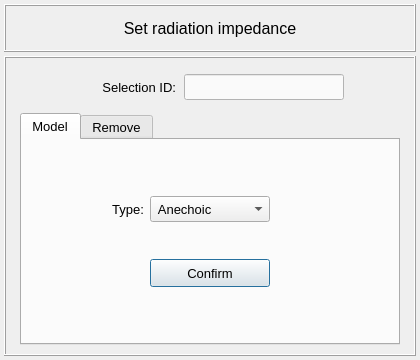
<?xml version="1.0" encoding="UTF-8"?>
<ui version="4.0">
 <class>Dialog</class>
 <widget class="QDialog" name="Dialog">
  <property name="windowModality">
   <enum>Qt::WindowModal</enum>
  </property>
  <property name="geometry">
   <rect>
    <x>0</x>
    <y>0</y>
    <width>420</width>
    <height>360</height>
   </rect>
  </property>
  <property name="sizePolicy">
   <sizepolicy hsizetype="Fixed" vsizetype="Fixed">
    <horstretch>0</horstretch>
    <verstretch>0</verstretch>
   </sizepolicy>
  </property>
  <property name="minimumSize">
   <size>
    <width>420</width>
    <height>360</height>
   </size>
  </property>
  <property name="maximumSize">
   <size>
    <width>420</width>
    <height>360</height>
   </size>
  </property>
  <property name="font">
   <font>
    <pointsize>11</pointsize>
    <weight>50</weight>
    <bold>false</bold>
   </font>
  </property>
  <property name="contextMenuPolicy">
   <enum>Qt::DefaultContextMenu</enum>
  </property>
  <property name="windowTitle">
   <string>Set radiation impedance</string>
  </property>
  <property name="whatsThis">
   <string/>
  </property>
  <layout class="QGridLayout" name="gridLayout_7">
   <property name="leftMargin">
    <number>4</number>
   </property>
   <property name="topMargin">
    <number>4</number>
   </property>
   <property name="rightMargin">
    <number>4</number>
   </property>
   <property name="bottomMargin">
    <number>4</number>
   </property>
   <property name="spacing">
    <number>4</number>
   </property>
   <item row="0" column="0">
    <widget class="QFrame" name="frame_title">
     <property name="minimumSize">
      <size>
       <width>0</width>
       <height>48</height>
      </size>
     </property>
     <property name="maximumSize">
      <size>
       <width>420</width>
       <height>48</height>
      </size>
     </property>
     <property name="frameShape">
      <enum>QFrame::Box</enum>
     </property>
     <property name="frameShadow">
      <enum>QFrame::Raised</enum>
     </property>
     <property name="lineWidth">
      <number>1</number>
     </property>
     <layout class="QGridLayout" name="gridLayout_6">
      <item row="0" column="0">
       <widget class="QLabel" name="label_title">
        <property name="font">
         <font>
          <family>MS Shell Dlg 2</family>
          <pointsize>12</pointsize>
          <weight>50</weight>
          <italic>false</italic>
          <bold>false</bold>
         </font>
        </property>
        <property name="text">
         <string>Set radiation impedance</string>
        </property>
        <property name="textFormat">
         <enum>Qt::AutoText</enum>
        </property>
        <property name="alignment">
         <set>Qt::AlignCenter</set>
        </property>
       </widget>
      </item>
     </layout>
    </widget>
   </item>
   <item row="1" column="0">
    <widget class="QFrame" name="frame_main">
     <property name="minimumSize">
      <size>
       <width>0</width>
       <height>0</height>
      </size>
     </property>
     <property name="maximumSize">
      <size>
       <width>420</width>
       <height>480</height>
      </size>
     </property>
     <property name="frameShape">
      <enum>QFrame::Box</enum>
     </property>
     <property name="frameShadow">
      <enum>QFrame::Raised</enum>
     </property>
     <layout class="QGridLayout" name="gridLayout_4">
      <item row="0" column="0">
       <widget class="QFrame" name="frame_selection_id">
        <property name="minimumSize">
         <size>
          <width>360</width>
          <height>40</height>
         </size>
        </property>
        <property name="maximumSize">
         <size>
          <width>380</width>
          <height>40</height>
         </size>
        </property>
        <property name="frameShape">
         <enum>QFrame::NoFrame</enum>
        </property>
        <property name="frameShadow">
         <enum>QFrame::Raised</enum>
        </property>
        <layout class="QGridLayout" name="gridLayout_5">
         <property name="leftMargin">
          <number>2</number>
         </property>
         <property name="topMargin">
          <number>2</number>
         </property>
         <property name="rightMargin">
          <number>2</number>
         </property>
         <property name="bottomMargin">
          <number>2</number>
         </property>
         <property name="horizontalSpacing">
          <number>8</number>
         </property>
         <property name="verticalSpacing">
          <number>2</number>
         </property>
         <item row="0" column="0">
          <spacer name="horizontalSpacer_3">
           <property name="orientation">
            <enum>Qt::Horizontal</enum>
           </property>
           <property name="sizeHint" stdset="0">
            <size>
             <width>40</width>
             <height>20</height>
            </size>
           </property>
          </spacer>
         </item>
         <item row="0" column="2">
          <widget class="QLineEdit" name="lineEdit_selection_id">
           <property name="minimumSize">
            <size>
             <width>160</width>
             <height>26</height>
            </size>
           </property>
           <property name="maximumSize">
            <size>
             <width>160</width>
             <height>26</height>
            </size>
           </property>
           <property name="font">
            <font>
             <family>MS Shell Dlg 2</family>
             <pointsize>10</pointsize>
             <weight>50</weight>
             <italic>false</italic>
             <bold>false</bold>
            </font>
           </property>
           <property name="focusPolicy">
            <enum>Qt::ClickFocus</enum>
           </property>
           <property name="styleSheet">
            <string notr="true">QLineEdit{color: rgb(0, 0, 0); background-color: rgb(250, 250, 250)}
QLineEdit:disabled{color: rgb(100, 100, 100); background-color: rgb(240, 240, 240)}</string>
           </property>
           <property name="alignment">
            <set>Qt::AlignCenter</set>
           </property>
          </widget>
         </item>
         <item row="0" column="1">
          <widget class="QLabel" name="label_2">
           <property name="minimumSize">
            <size>
             <width>100</width>
             <height>26</height>
            </size>
           </property>
           <property name="maximumSize">
            <size>
             <width>100</width>
             <height>26</height>
            </size>
           </property>
           <property name="font">
            <font>
             <family>MS Shell Dlg 2</family>
             <pointsize>10</pointsize>
             <weight>50</weight>
             <italic>false</italic>
             <bold>false</bold>
            </font>
           </property>
           <property name="text">
            <string>Selection ID:</string>
           </property>
           <property name="alignment">
            <set>Qt::AlignRight|Qt::AlignTrailing|Qt::AlignVCenter</set>
           </property>
          </widget>
         </item>
         <item row="0" column="3">
          <spacer name="horizontalSpacer_4">
           <property name="orientation">
            <enum>Qt::Horizontal</enum>
           </property>
           <property name="sizeHint" stdset="0">
            <size>
             <width>40</width>
             <height>20</height>
            </size>
           </property>
          </spacer>
         </item>
        </layout>
       </widget>
      </item>
      <item row="1" column="0">
       <widget class="QTabWidget" name="tabWidget_radiation_impedance">
        <property name="minimumSize">
         <size>
          <width>360</width>
          <height>0</height>
         </size>
        </property>
        <property name="maximumSize">
         <size>
          <width>380</width>
          <height>16777215</height>
         </size>
        </property>
        <property name="font">
         <font>
          <pointsize>10</pointsize>
         </font>
        </property>
        <property name="currentIndex">
         <number>0</number>
        </property>
        <widget class="QWidget" name="tab_model">
         <attribute name="title">
          <string>Model</string>
         </attribute>
         <layout class="QGridLayout" name="gridLayout_12">
          <property name="leftMargin">
           <number>2</number>
          </property>
          <property name="topMargin">
           <number>2</number>
          </property>
          <property name="rightMargin">
           <number>2</number>
          </property>
          <property name="bottomMargin">
           <number>2</number>
          </property>
          <property name="spacing">
           <number>2</number>
          </property>
          <item row="0" column="0">
           <widget class="QFrame" name="frame_8">
            <property name="minimumSize">
             <size>
              <width>0</width>
              <height>60</height>
             </size>
            </property>
            <property name="maximumSize">
             <size>
              <width>400</width>
              <height>160</height>
             </size>
            </property>
            <property name="font">
             <font>
              <pointsize>11</pointsize>
             </font>
            </property>
            <property name="frameShape">
             <enum>QFrame::NoFrame</enum>
            </property>
            <property name="frameShadow">
             <enum>QFrame::Raised</enum>
            </property>
            <layout class="QGridLayout" name="gridLayout">
             <property name="leftMargin">
              <number>0</number>
             </property>
             <property name="topMargin">
              <number>0</number>
             </property>
             <property name="rightMargin">
              <number>0</number>
             </property>
             <property name="bottomMargin">
              <number>0</number>
             </property>
             <property name="horizontalSpacing">
              <number>6</number>
             </property>
             <property name="verticalSpacing">
              <number>2</number>
             </property>
             <item row="0" column="1">
              <widget class="QLabel" name="label_18">
               <property name="minimumSize">
                <size>
                 <width>80</width>
                 <height>30</height>
                </size>
               </property>
               <property name="maximumSize">
                <size>
                 <width>80</width>
                 <height>30</height>
                </size>
               </property>
               <property name="font">
                <font>
                 <family>MS Shell Dlg 2</family>
                 <pointsize>10</pointsize>
                 <weight>50</weight>
                 <italic>false</italic>
                 <bold>false</bold>
                </font>
               </property>
               <property name="text">
                <string>Type:</string>
               </property>
               <property name="alignment">
                <set>Qt::AlignRight|Qt::AlignTrailing|Qt::AlignVCenter</set>
               </property>
              </widget>
             </item>
             <item row="0" column="2">
              <widget class="QComboBox" name="comboBox_radiation_impedance_type">
               <property name="minimumSize">
                <size>
                 <width>0</width>
                 <height>26</height>
                </size>
               </property>
               <property name="maximumSize">
                <size>
                 <width>16777215</width>
                 <height>26</height>
                </size>
               </property>
               <property name="font">
                <font>
                 <pointsize>10</pointsize>
                </font>
               </property>
               <property name="toolTip">
                <string>&lt;html&gt;&lt;head/&gt;&lt;body&gt;&lt;p&gt;Select the radiation impedance type&lt;/p&gt;&lt;/body&gt;&lt;/html&gt;</string>
               </property>
               <item>
                <property name="text">
                 <string> Anechoic</string>
                </property>
               </item>
               <item>
                <property name="text">
                 <string> Flanged</string>
                </property>
               </item>
               <item>
                <property name="text">
                 <string> Unflanged*</string>
                </property>
               </item>
              </widget>
             </item>
             <item row="0" column="3">
              <widget class="QFrame" name="frame">
               <property name="minimumSize">
                <size>
                 <width>80</width>
                 <height>0</height>
                </size>
               </property>
               <property name="maximumSize">
                <size>
                 <width>80</width>
                 <height>16777215</height>
                </size>
               </property>
               <property name="frameShape">
                <enum>QFrame::NoFrame</enum>
               </property>
               <property name="frameShadow">
                <enum>QFrame::Raised</enum>
               </property>
              </widget>
             </item>
             <item row="0" column="0">
              <spacer name="horizontalSpacer_2">
               <property name="orientation">
                <enum>Qt::Horizontal</enum>
               </property>
               <property name="sizeHint" stdset="0">
                <size>
                 <width>40</width>
                 <height>20</height>
                </size>
               </property>
              </spacer>
             </item>
             <item row="0" column="4">
              <spacer name="horizontalSpacer">
               <property name="orientation">
                <enum>Qt::Horizontal</enum>
               </property>
               <property name="sizeHint" stdset="0">
                <size>
                 <width>40</width>
                 <height>20</height>
                </size>
               </property>
              </spacer>
             </item>
             <item row="1" column="2">
              <widget class="QPushButton" name="confirm_radiation_impedance_button">
               <property name="minimumSize">
                <size>
                 <width>120</width>
                 <height>28</height>
                </size>
               </property>
               <property name="maximumSize">
                <size>
                 <width>120</width>
                 <height>28</height>
                </size>
               </property>
               <property name="font">
                <font>
                 <family>MS Shell Dlg 2</family>
                 <pointsize>10</pointsize>
                 <weight>50</weight>
                 <italic>false</italic>
                 <bold>false</bold>
                </font>
               </property>
               <property name="styleSheet">
                <string notr="true"/>
               </property>
               <property name="text">
                <string>Confirm</string>
               </property>
              </widget>
             </item>
            </layout>
           </widget>
          </item>
         </layout>
        </widget>
        <widget class="QWidget" name="tab_remove">
         <attribute name="title">
          <string>Remove</string>
         </attribute>
         <layout class="QGridLayout" name="gridLayout_9">
          <property name="leftMargin">
           <number>2</number>
          </property>
          <property name="topMargin">
           <number>8</number>
          </property>
          <property name="rightMargin">
           <number>2</number>
          </property>
          <property name="bottomMargin">
           <number>2</number>
          </property>
          <property name="spacing">
           <number>2</number>
          </property>
          <item row="1" column="0">
           <widget class="QFrame" name="frame_buttons_remove">
            <property name="minimumSize">
             <size>
              <width>320</width>
              <height>40</height>
             </size>
            </property>
            <property name="maximumSize">
             <size>
              <width>320</width>
              <height>40</height>
             </size>
            </property>
            <property name="frameShape">
             <enum>QFrame::NoFrame</enum>
            </property>
            <property name="frameShadow">
             <enum>QFrame::Raised</enum>
            </property>
            <layout class="QGridLayout" name="gridLayout_8">
             <property name="leftMargin">
              <number>4</number>
             </property>
             <property name="topMargin">
              <number>4</number>
             </property>
             <property name="rightMargin">
              <number>4</number>
             </property>
             <property name="bottomMargin">
              <number>4</number>
             </property>
             <property name="horizontalSpacing">
              <number>12</number>
             </property>
             <item row="0" column="0">
              <widget class="QPushButton" name="reset_button">
               <property name="minimumSize">
                <size>
                 <width>100</width>
                 <height>28</height>
                </size>
               </property>
               <property name="maximumSize">
                <size>
                 <width>100</width>
                 <height>28</height>
                </size>
               </property>
               <property name="font">
                <font>
                 <family>MS Shell Dlg 2</family>
                 <pointsize>10</pointsize>
                 <weight>50</weight>
                 <italic>false</italic>
                 <bold>false</bold>
                </font>
               </property>
               <property name="styleSheet">
                <string notr="true"/>
               </property>
               <property name="text">
                <string>Reset</string>
               </property>
              </widget>
             </item>
             <item row="0" column="1">
              <widget class="QPushButton" name="remove_button">
               <property name="minimumSize">
                <size>
                 <width>100</width>
                 <height>28</height>
                </size>
               </property>
               <property name="maximumSize">
                <size>
                 <width>100</width>
                 <height>28</height>
                </size>
               </property>
               <property name="font">
                <font>
                 <family>MS Shell Dlg 2</family>
                 <pointsize>10</pointsize>
                 <weight>50</weight>
                 <italic>false</italic>
                 <bold>false</bold>
                </font>
               </property>
               <property name="styleSheet">
                <string notr="true"/>
               </property>
               <property name="text">
                <string>Remove</string>
               </property>
              </widget>
             </item>
            </layout>
           </widget>
          </item>
          <item row="0" column="0">
           <widget class="QTreeWidget" name="treeWidget_radiation_impedance">
            <property name="minimumSize">
             <size>
              <width>320</width>
              <height>0</height>
             </size>
            </property>
            <property name="maximumSize">
             <size>
              <width>320</width>
              <height>200</height>
             </size>
            </property>
            <property name="font">
             <font>
              <family>MS Shell Dlg 2</family>
              <pointsize>10</pointsize>
              <italic>false</italic>
             </font>
            </property>
            <property name="toolTip">
             <string>Select a face to remove the previously attributed boundary condition.</string>
            </property>
            <property name="indentation">
             <number>1</number>
            </property>
            <property name="headerHidden">
             <bool>false</bool>
            </property>
            <attribute name="headerHighlightSections">
             <bool>false</bool>
            </attribute>
            <attribute name="headerShowSortIndicator" stdset="0">
             <bool>false</bool>
            </attribute>
            <attribute name="headerStretchLastSection">
             <bool>true</bool>
            </attribute>
            <column>
             <property name="text">
              <string>Nodes</string>
             </property>
             <property name="textAlignment">
              <set>AlignCenter</set>
             </property>
            </column>
            <column>
             <property name="text">
              <string>DOFs</string>
             </property>
             <property name="textAlignment">
              <set>AlignCenter</set>
             </property>
            </column>
           </widget>
          </item>
         </layout>
        </widget>
       </widget>
      </item>
     </layout>
    </widget>
   </item>
  </layout>
 </widget>
 <resources/>
 <connections/>
</ui>
